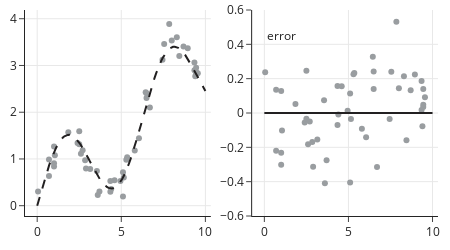

The code cell stored with this chart in its notebook:
### Markdown cell above
We can plot our data, and since we know the true signal, we can find the errors and plot them too.

### Code cell
x_full = np.linspace(0, 10, num=100)
y_true = g(x_full)
pewter = 'rgba(153, 157, 160, 1)'
charcoal = 'rgba(34, 32, 33, 1)'

fig = make_subplots(rows=1, cols=2)

fig.add_trace(
    go.Scatter(x=xs, y=ys, mode='markers',
              line_color=pewter),
    row=1, col=1)

fig.add_trace(
    go.Scatter(x=x_full, y=y_true,
              line_dash='dash',
              line_color=charcoal),
    row=1, col=1)

fig.add_trace(
    go.Scatter(x=xs, y=error, mode='markers',
              line_color=pewter),
    row=1, col=2)

fig.add_trace(
    go.Scatter(x=[0, 10], y=[0, 0], mode='lines',
               line_color=charcoal),
    row=1, col=2)

fig.add_annotation(x=1, y=0.45, 
            text="error", showarrow=False,
             row=1, col=2)

fig.update_yaxes(range=[-.6, .6], row=1, col=2)
fig.update_layout(height=250, width=450, showlegend=False)
fig.show()
